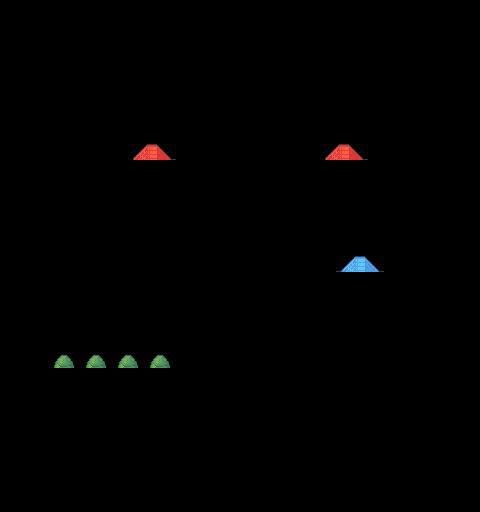

Rendered tile map (Tiled .tmx) drawn with the repository's tilesets; below, a short description and the map source with its tile grids summarised:
An orthogonal 30x32 tile map with 16x16 px tiles, 1 tile layer (forground objects), 8 hidden layers not drawn, 5 tilesets.

<map version="1.9" tiledversion="1.9.2" orientation="orthogonal" renderorder="right-down" width="30" height="32" tilewidth="16" tileheight="16" infinite="0" nextlayerid="20" nextobjectid="1">
 <editorsettings>
  <export target="raw/starting_town_foreground_objects.tmj" format="json" />
 </editorsettings>
 <tileset firstgid="1" source="../tilesets/Nature Autumn.tsx" />
 <tileset firstgid="541" source="../tilesets/Nature Summer.tsx" />
 <tileset firstgid="1261" source="../tilesets/Serene_Village_16x16.tsx" />
 <tileset firstgid="2116" source="../tilesets/collisonblock.tsx" />
 <tileset firstgid="2117" source="../../../../../tag2/assets/tilesets/Nature Summer.tsx" />
 <layer id="1" name="water" width="30" height="32" visible="0">
  <data>[960 cells, 960 non-empty, 2 distinct tile ids]</data>
 </layer>
 <layer id="3" name="ground" width="30" height="32" visible="0">
  <data>[960 cells, 915 non-empty, 9 distinct tile ids]</data>
 </layer>
 <layer id="15" name="paths" width="30" height="32" visible="0">
  <data>[960 cells, 474 non-empty, 68 distinct tile ids]</data>
 </layer>
 <layer id="12" name="fences" width="30" height="32" visible="0">
  <data>[960 cells, 20 non-empty, 3 distinct tile ids]</data>
 </layer>
 <layer id="9" name="tree1" width="30" height="32" visible="0">
  <data>[960 cells, 407 non-empty, 19 distinct tile ids]</data>
 </layer>
 <layer id="16" name="Houses" width="30" height="32" visible="0">
  <data>[960 cells, 55 non-empty, 38 distinct tile ids]</data>
 </layer>
 <layer id="17" name="flower" width="30" height="32" visible="0">
  <data>[960 cells, 28 non-empty, 22 distinct tile ids]</data>
 </layer>
 <layer id="18" name="collionsblock" width="30" height="32" visible="0">
  <data>[960 cells, 162 non-empty, 1 distinct tile ids]</data>
 </layer>
 <layer id="19" name="forground objects" width="30" height="32">
  <data>[960 cells, 17 non-empty, 8 distinct tile ids]</data>
 </layer>
</map>
